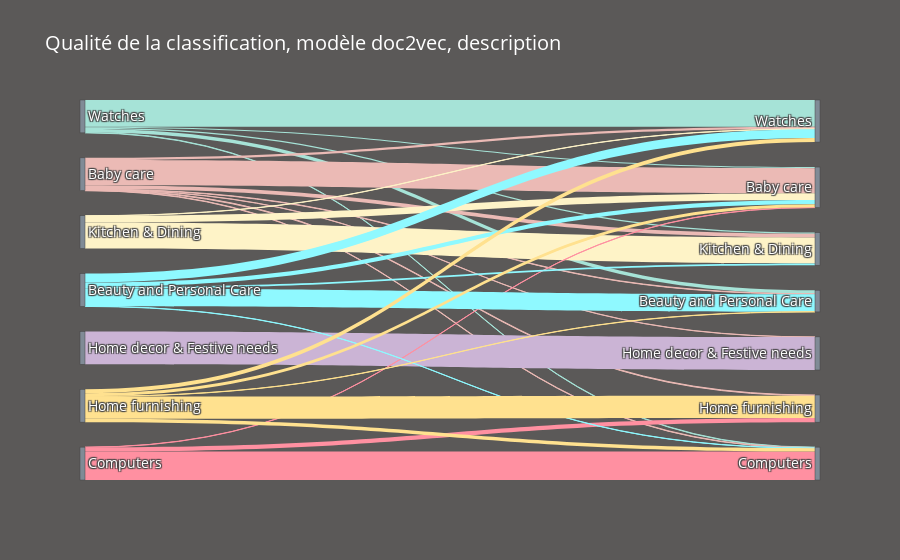

Notebook code for this chart:
### Markdown cell above
#### Visualisation de la qualité de la classification grâce à un sankey diagram

### Code cell
#Sankey vue d'ensemble
source = [0, 0, 0, 0, 0,           # Watches
          1, 1, 1, 1, 1, 1, 1,     # Baby care  
          2, 2, 2,                 # Kitchen & Dining
          3,                       # Home decor & Festive needs 
          4, 4, 4,                 # Computers
          5, 5, 5, 5, 5,           # Beauty and Personal Care 
          6, 6, 6, 6, 6 ]          # Home furnishing               

target = [7, 8, 9, 11, 12,
          8, 7 , 9, 10, 11, 12, 13, 
          9, 7, 8,
          10,
          11, 8, 13,
          12, 7, 8, 9, 11, 
          13, 7, 8, 11, 12]         

value = [122, 5, 5, 2, 16,
         115, 10, 17, 1, 2, 2, 3,
         119, 1, 30,
         150, 
         130, 1, 19, 
         80, 41, 20, 8, 1,
         102, 18, 14, 15, 1]

label = ['Watches',#0
         'Baby care', #1
         'Kitchen & Dining',#2
         'Home decor & Festive needs',#3
         'Computers', #4
         'Beauty and Personal Care',#5
         'Home furnishing', #6
         
         'Watches', #7
         'Baby care', #8
         'Kitchen & Dining',#9
         'Home decor & Festive needs',#10
         'Computers', #11
         'Beauty and Personal Care',#12
         'Home furnishing', #13
          ]

# Node data
color_node = ['#808B96', '#808B96', '#808B96', '#808B96', '#808B96', '#808B96', '#808B96',  
              '#808B96', '#808B96', '#808B96', '#808B96', '#808B96', '#808B96', '#808B96', ]
         
# link data
color_link = ['#A6E3D7', '#A6E3D7', '#A6E3D7', '#A6E3D7', '#A6E3D7', 
              '#EBBAB5', '#EBBAB5', '#EBBAB5', '#EBBAB5', '#EBBAB5', '#EBBAB5', '#EBBAB5',
              '#FEF3C7', '#FEF3C7', '#FEF3C7', 
              '#CBB4D5', 
              '#FF90A1', '#FF90A1', '#FF90A1', 
              '#8FF9FF', '#8FF9FF', '#8FF9FF', '#8FF9FF', '#8FF9FF', 
              '#FFE18F', '#FFE18F', '#FFE18F', '#FFE18F', '#FFE18F']

# data to dict, dict to sankey
link = dict(source = source, target = target, value = value, color=color_link)
node = dict(label = label, pad=25, thickness=5, color=color_node)
data = go.Sankey(link = link, node=node, arrangement= 'freeform')

# plot
fig = go.Figure(data)
fig.update_layout(
    hovermode = 'x',
    title="Qualité de la classification, modèle doc2vec, description",
    font=dict(size = 14, color = 'white'),
    paper_bgcolor='#5B5958',
)
fig.show()

### Figure 1 — Plotly figure (JSON) as saved in the notebook; plotly's stock layout.template omitted (floating-point values rounded to 4 significant figures)
{"data": [{"arrangement": "freeform", "link": {"color": ["#A6E3D7", "#A6E3D7", "#A6E3D7", "#A6E3D7", "#A6E3D7", "#EBBAB5", "#EBBAB5", "#EBBAB5", "#EBBAB5", "#EBBAB5", "#EBBAB5", "#EBBAB5", "#FEF3C7", "#FEF3C7", "#FEF3C7", "#CBB4D5", "#FF90A1", "#FF90A1", "#FF90A1", "#8FF9FF", "#8FF9FF", "#8FF9FF", "#8FF9FF", "#8FF9FF", "#FFE18F", "#FFE18F", "#FFE18F", "#FFE18F", "#FFE18F"], "source": [0, 0, 0, 0, 0, 1, 1, 1, 1, 1, 1, 1, 2, 2, 2, 3, 4, 4, 4, 5, 5, 5, 5, 5, 6, 6, 6, 6, 6], "target": [7, 8, 9, 11, 12, 8, 7, 9, 10, 11, 12, 13, 9, 7, 8, 10, 11, 8, 13, 12, 7, 8, 9, 11, 13, 7, 8, 11, 12], "value": [122, 5, 5, 2, 16, 115, 10, 17, 1, 2, 2, 3, 119, 1, 30, 150, 130, 1, 19, 80, 41, 20, 8, 1, 102, 18, 14, 15, 1]}, "node": {"color": ["#808B96", "#808B96", "#808B96", "#808B96", "#808B96", "#808B96", "#808B96", "#808B96", "#808B96", "#808B96", "#808B96", "#808B96", "#808B96", "#808B96"], "label": ["Watches", "Baby care", "Kitchen & Dining", "Home decor & Festive needs", "Computers", "Beauty and Personal Care", "Home furnishing", "Watches", "Baby care", "Kitchen & Dining", "Home decor & Festive needs", "Computers", "Beauty and Personal Care", "Home furnishing"], "pad": 25, "thickness": 5}, "type": "sankey"}], "layout": {"font": {"color": "white", "size": 14}, "hovermode": "x", "paper_bgcolor": "#5B5958", "title": {"text": "Qualité de la classification, modèle doc2vec, description"}}}
